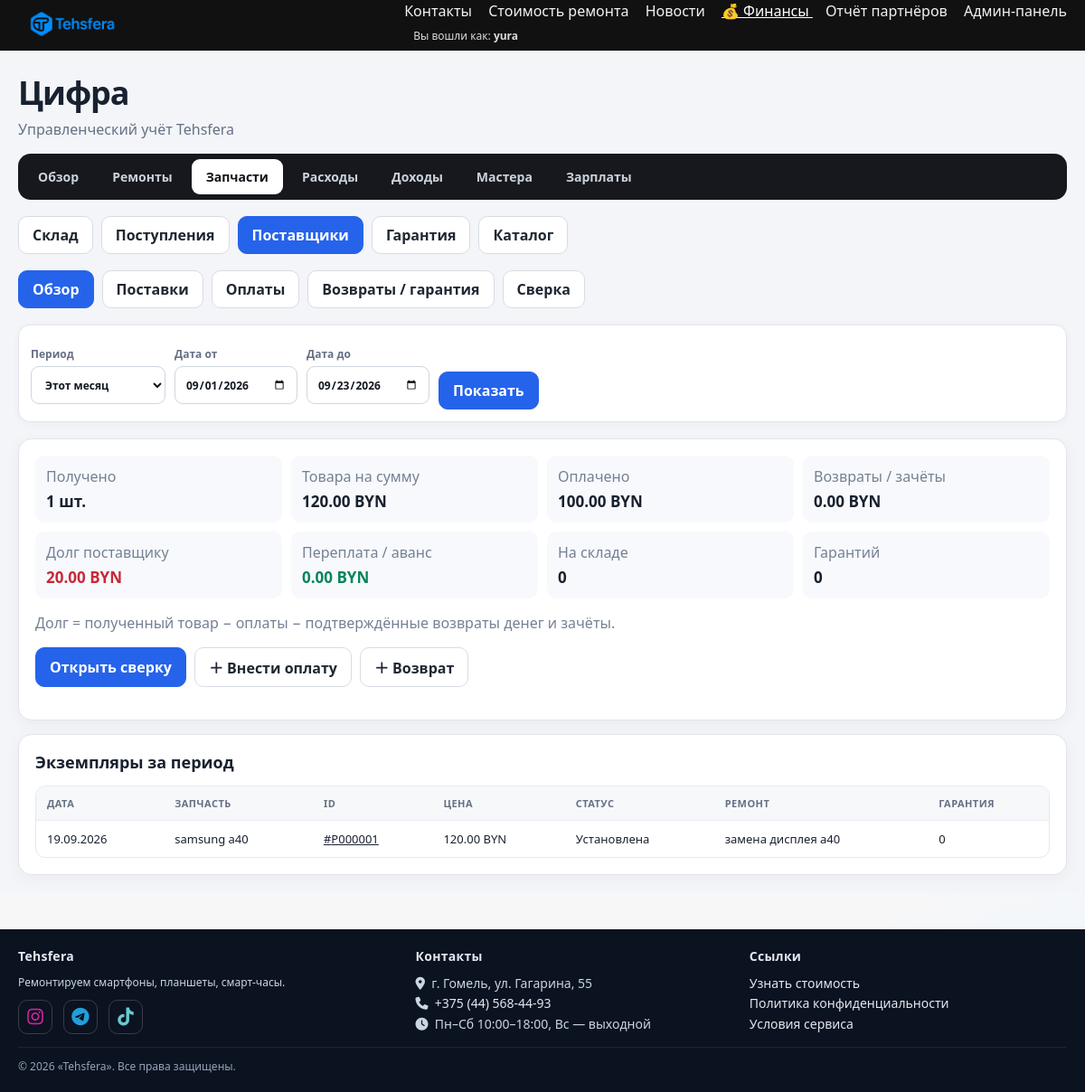
The app's page /finance/parts/suppliers/1/ (signed in) with its own data.
### finance/models.py (models this page shows, shortened)
class Supplier(models.Model):
    name = models.CharField("Название", max_length=160, unique=True)
    contact_person = models.CharField("Контактное лицо", max_length=120, blank=True)
    phone = models.CharField("Телефон", max_length=40, blank=True)
    messenger = models.CharField("Telegram / другой контакт", max_length=120, blank=True)
    comment = models.TextField("Комментарий", blank=True)
    is_active = models.BooleanField("Активен", default=True)
    created_at = models.DateTimeField("Создан", auto_now_add=True)
    class Meta:
        verbose_name = "Поставщик"
        verbose_name_plural = "Поставщики"
        ordering = ["name"]

class PartItem(models.Model):
    class Status(models.TextChoices):
        IN_STOCK = "in_stock", "На складе"
        INSTALLED = "installed", "Установлена"
        RETURNED = "returned", "Возврат поставщику"
        WARRANTY = "warranty", "Гарантийный случай"
        WRITTEN_OFF = "written_off", "Списана"
    receipt = models.ForeignKey(StockReceipt, verbose_name="Поступление", on_delete=models.PROTECT, related_name="items")
    status = models.CharField("Статус", max_length=20, choices=Status.choices, default=Status.IN_STOCK, db_index=True)
    created_at = models.DateTimeField("Создана", auto_now_add=True)
    class Meta:
        verbose_name = "Экземпляр запчасти"
        verbose_name_plural = "Экземпляры запчастей"
        ordering = ["-id"]
        indexes = [models.Index(fields=["status", "receipt"])]
    @property
    def inventory_code(self):
        return f"P{self.pk:06d}" if self.pk else "P------"
    @property
    def unit_cost(self):
        return self.receipt.unit_cost

class StockReceipt(models.Model):
    date = models.DateField("Дата поступления")
    supplier = models.ForeignKey(Supplier, verbose_name="Поставщик", on_delete=models.PROTECT, related_name="receipts")
    part = models.ForeignKey(PartCatalog, verbose_name="Запчасть", on_delete=models.PROTECT, related_name="receipts")
    quantity = models.PositiveIntegerField("Количество", validators=[MinValueValidator(1)])
    unit_cost = models.DecimalField("Цена за единицу", max_digits=12, decimal_places=2, validators=[MinValueValidator(Decimal("0.01"))])
    order_number = models.CharField("Номер заказа / накладной", max_length=120, blank=True)
    comment = models.TextField("Комментарий", blank=True)
    created_at = models.DateTimeField("Создано", auto_now_add=True)
    class Meta:
        verbose_name = "Поступление запчастей"
        verbose_name_plural = "Поступления запчастей"
        ordering = ["-date", "-created_at"]
        indexes = [models.Index(fields=["date", "supplier"])]
    @property
    def total_cost(self):
        return money(self.quantity * self.unit_cost)

class PartCatalog(models.Model):
    brand = models.CharField("Бренд", max_length=80, blank=True)
    device_model = models.CharField("Модель устройства", max_length=120, blank=True)
    name = models.CharField("Название запчасти", max_length=160)
    comment = models.TextField("Комментарий", blank=True)
    is_active = models.BooleanField("Активна", default=True)
    created_at = models.DateTimeField("Создана", auto_now_add=True)
    class Meta:
        verbose_name = "Наименование запчасти"
        verbose_name_plural = "Каталог запчастей"
        ordering = ["brand", "device_model", "name"]
        constraints = [models.UniqueConstraint(fields=["brand", "device_model", "name"], name="uniq_finance_part_catalog")]
        indexes = [models.Index(fields=["brand", "device_model"])]
    def __str__(self):
        return " — ".join(filter(None, [self.brand, self.device_model, self.name]))

class RepairPart(models.Model):
    repair = models.ForeignKey(RepairFinance, verbose_name="Ремонт", on_delete=models.PROTECT, related_name="repair_parts")
    part_item = models.OneToOneField(PartItem, verbose_name="Экземпляр запчасти", on_delete=models.PROTECT, related_name="repair_usage")
    cost_used = models.DecimalField("Себестоимость в ремонте", max_digits=12, decimal_places=2, validators=[MinValueValidator(0)])
    installed_at = models.DateField("Дата установки")
    created_at = models.DateTimeField("Создано", auto_now_add=True)
    class Meta:
        verbose_name = "Запчасть в ремонте"
        verbose_name_plural = "Запчасти в ремонтах"
        ordering = ["installed_at", "id"]

class RepairFinance(models.Model):
    date = models.DateField("Дата")
    description = models.CharField("Описание ремонта", max_length=255)
    revenue = models.DecimalField(
        "Получено от клиента", max_digits=12, decimal_places=2,
        validators=[MinValueValidator(0)],
    )
    part_cost = models.DecimalField(
        "Стоимость запчасти", max_digits=12, decimal_places=2,
        default=Decimal("0.00"), validators=[MinValueValidator(0)],
    )
    manual_part_cost = models.DecimalField(
        "Дополнительная стоимость запчастей вручную", max_digits=12, decimal_places=2,
        default=Decimal("0.00"), validators=[MinValueValidator(0)],
        help_text="Используйте для деталей, которых нет на складе, или деталей клиента.",
    )
    employee = models.ForeignKey(
        Employee, verbose_name="Исполнитель", on_delete=models.PROTECT,
        related_name="repairs",
    )
    master_percent = models.DecimalField(
        "Процент исполнителя", max_digits=5, decimal_places=2,
        default=Decimal("0.00"), validators=[MinValueValidator(0), MaxValueValidator(100)],
        help_text="Сохраняется в ремонте и не меняется при изменении профиля исполнителя.",
    )
    repair_margin = models.DecimalField("Маржа до зарплаты", max_digits=12, decimal_places=2, editable=False)
    master_salary = models.DecimalField("Зарплата мастера", max_digits=12, decimal_places=2, editable=False)
    workshop_profit = models.DecimalField("Прибыль мастерской", max_digits=12, decimal_places=2, editable=False)
    comment = models.TextField("Комментарий", blank=True)
    created_at = models.DateTimeField("Создан", auto_now_add=True)
    class Meta:
        verbose_name = "Ремонт (финансы)"
        verbose_name_plural = "Ремонты (финансы)"
        ordering = ["-date", "-created_at"]
        indexes = [models.Index(fields=["date"]), models.Index(fields=["employee", "date"])]

### finance/views.py (the view)
# urls.py: path("parts/suppliers/<int:pk>/", views.supplier_detail, name="supplier_detail"),
@finance_staff_required
def supplier_detail(request, pk):
    supplier = get_object_or_404(Supplier, pk=pk)
    start, end, context = _period_context(request)
    items = PartItem.objects.filter(receipt__supplier=supplier, receipt__date__range=(start, end)).select_related("receipt__part").prefetch_related("warranty_claims")
    context.update(supplier=supplier, stats=supplier_summary(supplier, start, end), page_obj=_page(items, request))
    return render(request, "finance/supplier_detail.html", context)

### finance/templates/finance/supplier_detail.html
{% extends "finance/base.html" %}{% load finance_extras %}
{% block finance_title %}{{ supplier.name }}{% endblock %}
{% block finance_content %}{% include "finance/_parts_nav.html" %}{% include "finance/_supplier_nav.html" %}{% include "finance/_period.html" %}
<section class="fin-card"><div class="fin-kpis"><div class="fin-kpi"><span class="fin-muted">Получено</span><strong>{{ stats.received_count }} шт.</strong></div><div class="fin-kpi"><span class="fin-muted">Товара на сумму</span><strong>{{ stats.received_value|money_byn }}</strong></div><div class="fin-kpi"><span class="fin-muted">Оплачено</span><strong>{{ stats.paid|money_byn }}</strong></div><div class="fin-kpi"><span class="fin-muted">Возвраты / зачёты</span><strong>{{ stats.returns|money_byn }}</strong></div><div class="fin-kpi"><span class="fin-muted">Долг поставщику</span><strong class="amount-neg">{{ stats.debt|money_byn }}</strong></div><div class="fin-kpi"><span class="fin-muted">Переплата / аванс</span><strong class="amount-pos">{{ stats.credit|money_byn }}</strong></div><div class="fin-kpi"><span class="fin-muted">На складе</span><strong>{{ stats.in_stock }}</strong></div><div class="fin-kpi"><span class="fin-muted">Гарантий</span><strong>{{ stats.warranties }}</strong></div></div><p class="fin-muted">Долг = полученный товар − оплаты − подтверждённые возвраты денег и зачёты.</p><div class="fin-actions" style="margin-top:15px"><a class="fin-btn primary" href="{% url 'finance:supplier_reconciliation' supplier.pk %}?period=all">Открыть сверку</a><a class="fin-btn" href="{% url 'finance:supplier_payment_create' %}?supplier={{ supplier.pk }}">＋ Внести оплату</a><a class="fin-btn" href="{% url 'finance:supplier_return_create' %}?supplier={{ supplier.pk }}">＋ Возврат</a></div></section>
<section class="fin-card" style="margin-top:15px"><h2>Экземпляры за период</h2><div class="fin-table-wrap"><table class="fin-table"><thead><tr><th>Дата</th><th>Запчасть</th><th>ID</th><th>Цена</th><th>Статус</th><th>Ремонт</th><th>Гарантия</th></tr></thead><tbody>{% for item in page_obj %}<tr><td>{{ item.receipt.date|date:'d.m.Y' }}</td><td>{{ item.receipt.part }}</td><td><a href="{% url 'finance:part_item_detail' item.pk %}">#{{ item.inventory_code }}</a></td><td>{{ item.unit_cost|money_byn }}</td><td>{{ item.get_status_display }}</td><td>{% if item.repair_usage %}{{ item.repair_usage.repair.description }}{% else %}—{% endif %}</td><td>{{ item.warranty_claims.count }}</td></tr>{% empty %}<tr><td colspan="7" class="fin-empty">Нет данных</td></tr>{% endfor %}</tbody></table></div></section>
{% endblock %}

### repairs/templates/repairs/base.html (shortened to what this page needs)
<!DOCTYPE html>
{% load static %}
<html lang="ru">
<head>
  <link rel="stylesheet" href="https://cdnjs.cloudflare.com/ajax/libs/font-awesome/6.6.0/css/all.min.css">
</head>
<body>
  <header>
    <div class="wrap">
      <div class="row">
        <a class="brand" href="{% url 'repairs:brand_list' %}" aria-label="Tehsfera — на главную">
          <img src="{% static 'img/tehsfera-logo.png' %}" alt="Tehsfera" loading="eager" decoding="async">
        </a>
        <nav class="site-nav" id="siteNav">
          <div class="nav-links" id="navLinks">
            <a href="{% url 'repairs:contacts' %}"
               class="{% if request.path|slice:':10' == '/contacts' %}active{% endif %}">
              Контакты
            </a>
            <a href="{% url 'repairs:brand_list' %}"
               class="{% if request.path == '/' or request.path|slice:':8' == '/repairs' %}active{% endif %}">
              Стоимость ремонта
            </a>
            <a href="{% url 'news:list' %}"
               class="{% if request.path|slice:':6' == '/news/' %}active{% endif %}">
              Новости
            </a>
            {% if request.user.is_staff %}
              {% if perms.finance.view_repairfinance %}
                <a href="{% url 'finance:dashboard' %}"
                   class="{% if request.path|slice:':9' == '/finance/' %}active{% endif %}">
                  💰 Финансы
                </a>
              {% endif %}
              <a href="{% url 'repairs:referrals_report' %}"
                 class="{% if request.path|slice:':11' == '/referrals' %}active{% endif %}">
                Отчёт партнёров
              </a>
            {% elif request.user.is_authenticated and request.user.employee_profile.is_active %}
              <a href="{% url 'master_portal:dashboard' %}"
                 class="{% if request.path|slice:':8' == '/master/' %}active{% endif %}">
                💰 Моя зарплата
              </a>
            {% endif %}
            {% if request.user.is_authenticated and request.user.is_staff %}
              <a href="{% url 'admin:index' %}">Админ-панель</a>
              <div class="small" style="opacity:.85; padding: 8px 10px;">
                Вы вошли как: <b>{{ request.user.username }}</b>
              </div>
            {% endif %}
          </div>
        </nav>
      </div>
    </div>
  </header>
  <main>
    {% block content %}{% endblock %}
  </main>
  <footer>
    <div class="wrap">
      <div class="grid">
        <section>
          <h4>Tehsfera</h4>
          <p class="small" style="margin:0 0 10px">Ремонтируем смартфоны, планшеты, смарт-часы.</p>
          <div class="social">
            <a class="ig" href="https://www.instagram.com/tehsfera_gomel" target="_blank" rel="noopener" title="Instagram: @tehsfera_gomel" aria-label="Instagram">
              <i class="fa-brands fa-instagram"></i>
            </a>
            <a class="tg" href="https://t.me/+OeKcuIOyDMBiOGUy" target="_blank" rel="noopener" title="Telegram — вопросы и обсуждения" aria-label="Telegram">
              <i class="fa-brands fa-telegram"></i>
            </a>
            <a class="tt" href="https://www.tiktok.com/@tehsfera" target="_blank" rel="noopener" title="TikTok: @tehsfera" aria-label="TikTok">
              <i class="fa-brands fa-tiktok"></i>
            </a>
          </div>
        </section>
        <section>
          <h4>Контакты</h4>
          <ul>
            <li><i class="fa-solid fa-location-dot"></i>&nbsp; г. Гомель, ул. Гагарина, 55</li>
            <li><i class="fa-solid fa-phone"></i>&nbsp; <a href="tel:+375445684493">+375 (44) 568-44-93</a></li>
            <li><i class="fa-solid fa-clock"></i>&nbsp; Пн–Сб 10:00–18:00, Вс — выходной</li>
          </ul>
        </section>
        <section>
          <h4>Ссылки</h4>
          <ul>
            <li><a href="{% url 'repairs:brand_list' %}">Узнать стоимость</a></li>
            <li><a href="{% url 'privacy' %}">Политика конфиденциальности</a></li>
            <li><a href="{% url 'terms' %}">Условия сервиса</a></li>
          </ul>
        </section>
      </div>
      <div class="f-bottom">
        <div>© {% now "Y" %} «Tehsfera». Все права защищены.</div>
      </div>
    </div>
  </footer>
</body>
</html>

### records on screen
Supplier: name "Цифра"
PartItem: receipt "19.09.2026", receipt.part "samsung a40", inventory_code "P000001", unit_cost "120.00 BYN", status "Установлена", repair_usage.repair.description "замена дисплея a40", warranty_claims.count "0"

### other values on screen
{{ request.user.username }} "yura"
{{ stats.received_count }} "1"
{{ stats.received_value|money_byn }} "120.00 BYN"
{{ stats.paid|money_byn }} "100.00 BYN"
{{ stats.returns|money_byn }} "0.00 BYN"
{{ stats.debt|money_byn }} "20.00 BYN"
{{ stats.credit|money_byn }} "0.00 BYN"
{{ stats.in_stock }} "0"
{{ stats.warranties }} "0"
